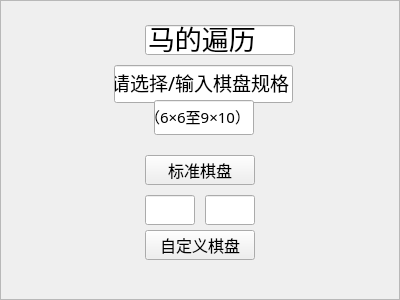
<?xml version="1.0" encoding="UTF-8"?>
<ui version="4.0">
 <class>Menu</class>
 <widget class="QWidget" name="Menu">
  <property name="geometry">
   <rect>
    <x>0</x>
    <y>0</y>
    <width>400</width>
    <height>300</height>
   </rect>
  </property>
  <property name="minimumSize">
   <size>
    <width>400</width>
    <height>300</height>
   </size>
  </property>
  <property name="maximumSize">
   <size>
    <width>400</width>
    <height>300</height>
   </size>
  </property>
  <property name="windowTitle">
   <string>Form</string>
  </property>
  <property name="styleSheet">
   <string notr="true"/>
  </property>
  <widget class="QFrame" name="frame">
   <property name="geometry">
    <rect>
     <x>0</x>
     <y>0</y>
     <width>400</width>
     <height>300</height>
    </rect>
   </property>
   <property name="minimumSize">
    <size>
     <width>400</width>
     <height>300</height>
    </size>
   </property>
   <property name="maximumSize">
    <size>
     <width>400</width>
     <height>300</height>
    </size>
   </property>
   <property name="styleSheet">
    <string notr="true">border-image: url(:/Image/menu.png);</string>
   </property>
   <property name="frameShape">
    <enum>QFrame::Shape::StyledPanel</enum>
   </property>
   <property name="frameShadow">
    <enum>QFrame::Shadow::Raised</enum>
   </property>
   <widget class="QLineEdit" name="title">
    <property name="geometry">
     <rect>
      <x>145</x>
      <y>25</y>
      <width>150</width>
      <height>30</height>
     </rect>
    </property>
    <property name="minimumSize">
     <size>
      <width>150</width>
      <height>30</height>
     </size>
    </property>
    <property name="maximumSize">
     <size>
      <width>200</width>
      <height>30</height>
     </size>
    </property>
    <property name="font">
     <font>
      <family>华文隶书</family>
      <pointsize>20</pointsize>
     </font>
    </property>
    <property name="styleSheet">
     <string notr="true">border-image: url(:/Image/white.png);</string>
    </property>
    <property name="text">
     <string>马的遍历</string>
    </property>
   </widget>
   <widget class="QLineEdit" name="suggestion">
    <property name="geometry">
     <rect>
      <x>114</x>
      <y>65</y>
      <width>179</width>
      <height>38</height>
     </rect>
    </property>
    <property name="minimumSize">
     <size>
      <width>151</width>
      <height>30</height>
     </size>
    </property>
    <property name="maximumSize">
     <size>
      <width>300</width>
      <height>41</height>
     </size>
    </property>
    <property name="font">
     <font>
      <family>华文新魏</family>
      <pointsize>14</pointsize>
     </font>
    </property>
    <property name="styleSheet">
     <string notr="true">border-image: url(:/Image/white.png);</string>
    </property>
    <property name="text">
     <string>请选择/输入棋盘规格</string>
    </property>
   </widget>
   <widget class="QPushButton" name="completeButton">
    <property name="geometry">
     <rect>
      <x>145</x>
      <y>155</y>
      <width>110</width>
      <height>30</height>
     </rect>
    </property>
    <property name="minimumSize">
     <size>
      <width>110</width>
      <height>30</height>
     </size>
    </property>
    <property name="maximumSize">
     <size>
      <width>110</width>
      <height>30</height>
     </size>
    </property>
    <property name="font">
     <font>
      <family>华文新魏</family>
      <pointsize>12</pointsize>
     </font>
    </property>
    <property name="cursor">
     <cursorShape>PointingHandCursor</cursorShape>
    </property>
    <property name="styleSheet">
     <string notr="true">border-image: url(:/Image/button.png);</string>
    </property>
    <property name="text">
     <string>标准棋盘</string>
    </property>
   </widget>
   <widget class="QPushButton" name="selfDefinedButton">
    <property name="geometry">
     <rect>
      <x>145</x>
      <y>230</y>
      <width>110</width>
      <height>30</height>
     </rect>
    </property>
    <property name="minimumSize">
     <size>
      <width>110</width>
      <height>30</height>
     </size>
    </property>
    <property name="maximumSize">
     <size>
      <width>110</width>
      <height>30</height>
     </size>
    </property>
    <property name="font">
     <font>
      <family>华文新魏</family>
      <pointsize>12</pointsize>
     </font>
    </property>
    <property name="cursor">
     <cursorShape>PointingHandCursor</cursorShape>
    </property>
    <property name="styleSheet">
     <string notr="true">border-image: url(:/Image/button.png);</string>
    </property>
    <property name="text">
     <string>自定义棋盘</string>
    </property>
   </widget>
   <widget class="QLineEdit" name="heightEdit">
    <property name="geometry">
     <rect>
      <x>145</x>
      <y>195</y>
      <width>50</width>
      <height>30</height>
     </rect>
    </property>
    <property name="minimumSize">
     <size>
      <width>50</width>
      <height>30</height>
     </size>
    </property>
    <property name="maximumSize">
     <size>
      <width>50</width>
      <height>30</height>
     </size>
    </property>
    <property name="font">
     <font>
      <family>华文新魏</family>
     </font>
    </property>
    <property name="styleSheet">
     <string notr="true">border-image: url(:/Image/button.png);</string>
    </property>
   </widget>
   <widget class="QLineEdit" name="widthEdit">
    <property name="geometry">
     <rect>
      <x>205</x>
      <y>195</y>
      <width>50</width>
      <height>30</height>
     </rect>
    </property>
    <property name="minimumSize">
     <size>
      <width>50</width>
      <height>30</height>
     </size>
    </property>
    <property name="maximumSize">
     <size>
      <width>50</width>
      <height>30</height>
     </size>
    </property>
    <property name="font">
     <font>
      <family>华文新魏</family>
     </font>
    </property>
    <property name="styleSheet">
     <string notr="true">border-image: url(:/Image/button.png);</string>
    </property>
   </widget>
   <widget class="QLineEdit" name="suggestion_3">
    <property name="geometry">
     <rect>
      <x>154</x>
      <y>100</y>
      <width>100</width>
      <height>35</height>
     </rect>
    </property>
    <property name="minimumSize">
     <size>
      <width>100</width>
      <height>35</height>
     </size>
    </property>
    <property name="maximumSize">
     <size>
      <width>100</width>
      <height>35</height>
     </size>
    </property>
    <property name="font">
     <font>
      <family>华文行楷</family>
      <pointsize>11</pointsize>
     </font>
    </property>
    <property name="styleSheet">
     <string notr="true">border-image: url(:/Image/white.png);</string>
    </property>
    <property name="text">
     <string>（6×6至9×10）</string>
    </property>
   </widget>
  </widget>
 </widget>
 <resources/>
 <connections/>
</ui>
